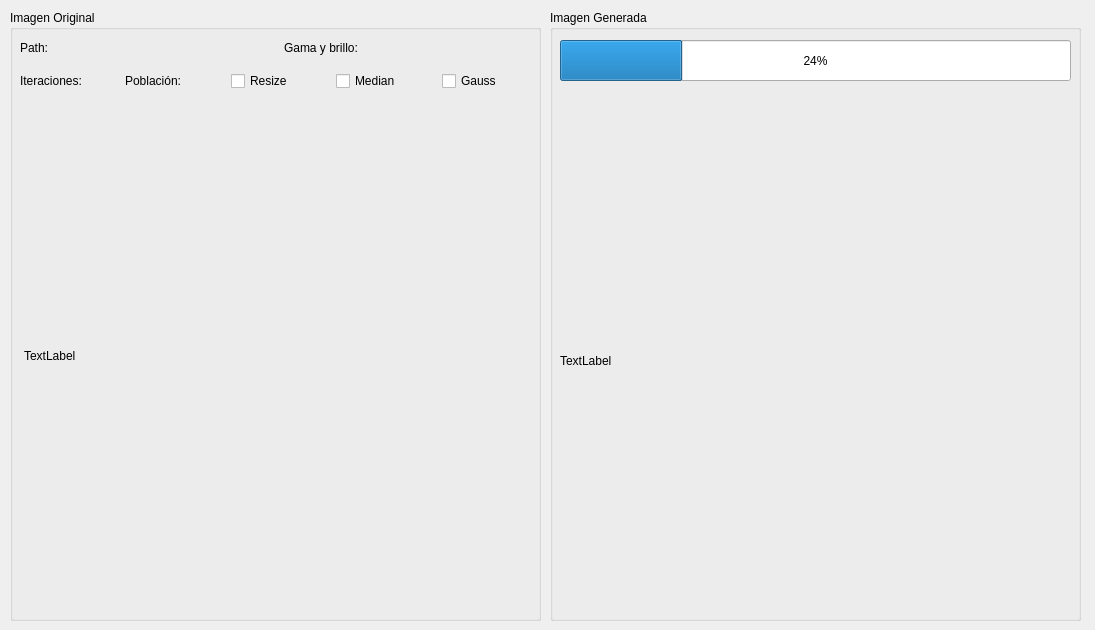
<?xml version="1.0" encoding="UTF-8"?>
<ui version="4.0">
 <class>generation_ui</class>
 <widget class="QDialog" name="generation_ui">
  <property name="geometry">
   <rect>
    <x>0</x>
    <y>0</y>
    <width>1095</width>
    <height>630</height>
   </rect>
  </property>
  <property name="windowTitle">
   <string>Dialog</string>
  </property>
  <widget class="QGroupBox" name="groupBox">
   <property name="geometry">
    <rect>
     <x>10</x>
     <y>10</y>
     <width>531</width>
     <height>611</height>
    </rect>
   </property>
   <property name="title">
    <string>Imagen Original</string>
   </property>
   <widget class="QWidget" name="verticalLayoutWidget">
    <property name="geometry">
     <rect>
      <x>10</x>
      <y>20</y>
      <width>521</width>
      <height>61</height>
     </rect>
    </property>
    <layout class="QVBoxLayout" name="verticalLayout">
     <item>
      <layout class="QHBoxLayout" name="horizontalLayout_2">
       <item>
        <widget class="QLabel" name="path_Label">
         <property name="text">
          <string>Path:</string>
         </property>
        </widget>
       </item>
       <item>
        <widget class="QLabel" name="GamaBrillo_label">
         <property name="text">
          <string>Gama y brillo:</string>
         </property>
        </widget>
       </item>
      </layout>
     </item>
     <item>
      <layout class="QHBoxLayout" name="horizontalLayout">
       <item>
        <widget class="QLabel" name="iterations_Label">
         <property name="text">
          <string>Iteraciones:</string>
         </property>
        </widget>
       </item>
       <item>
        <widget class="QLabel" name="population_Label">
         <property name="text">
          <string>Población:</string>
         </property>
        </widget>
       </item>
       <item>
        <widget class="QCheckBox" name="medianCheckbox">
         <property name="text">
          <string>Resize</string>
         </property>
         <property name="checkable">
          <bool>false</bool>
         </property>
        </widget>
       </item>
       <item>
        <widget class="QCheckBox" name="MedianCheckbox">
         <property name="text">
          <string>Median</string>
         </property>
         <property name="checkable">
          <bool>false</bool>
         </property>
        </widget>
       </item>
       <item>
        <widget class="QCheckBox" name="GaussCheckbox">
         <property name="text">
          <string>Gauss</string>
         </property>
         <property name="checkable">
          <bool>false</bool>
         </property>
        </widget>
       </item>
      </layout>
     </item>
    </layout>
   </widget>
   <widget class="QLabel" name="originalPic_Viewer">
    <property name="geometry">
     <rect>
      <x>14</x>
      <y>95</y>
      <width>501</width>
      <height>501</height>
     </rect>
    </property>
    <property name="text">
     <string>TextLabel</string>
    </property>
    <property name="scaledContents">
     <bool>true</bool>
    </property>
   </widget>
  </widget>
  <widget class="QGroupBox" name="groupBox_2">
   <property name="geometry">
    <rect>
     <x>550</x>
     <y>10</y>
     <width>531</width>
     <height>611</height>
    </rect>
   </property>
   <property name="title">
    <string>Imagen Generada</string>
   </property>
   <widget class="QProgressBar" name="progressBar">
    <property name="geometry">
     <rect>
      <x>10</x>
      <y>30</y>
      <width>511</width>
      <height>41</height>
     </rect>
    </property>
    <property name="value">
     <number>24</number>
    </property>
   </widget>
   <widget class="QLabel" name="generatedPic_View">
    <property name="geometry">
     <rect>
      <x>10</x>
      <y>100</y>
      <width>471</width>
      <height>501</height>
     </rect>
    </property>
    <property name="text">
     <string>TextLabel</string>
    </property>
    <property name="scaledContents">
     <bool>true</bool>
    </property>
   </widget>
  </widget>
 </widget>
 <resources/>
 <connections/>
</ui>
